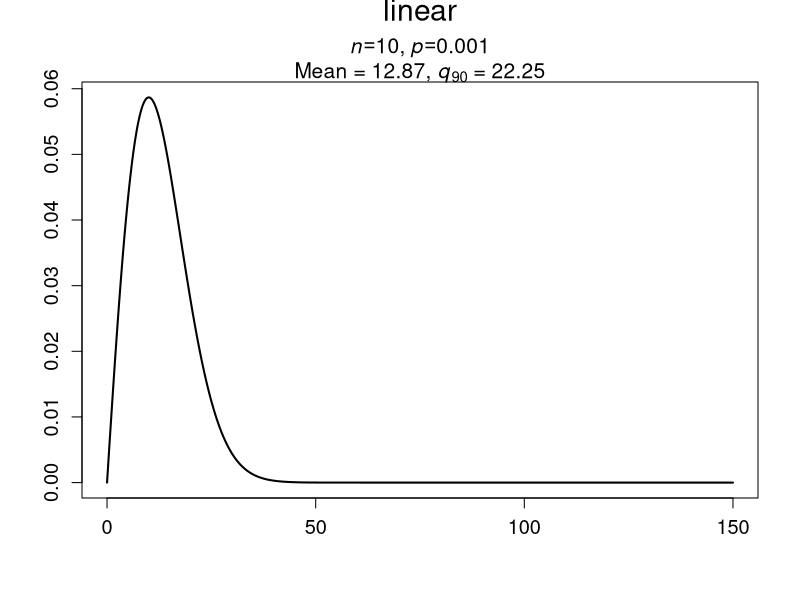
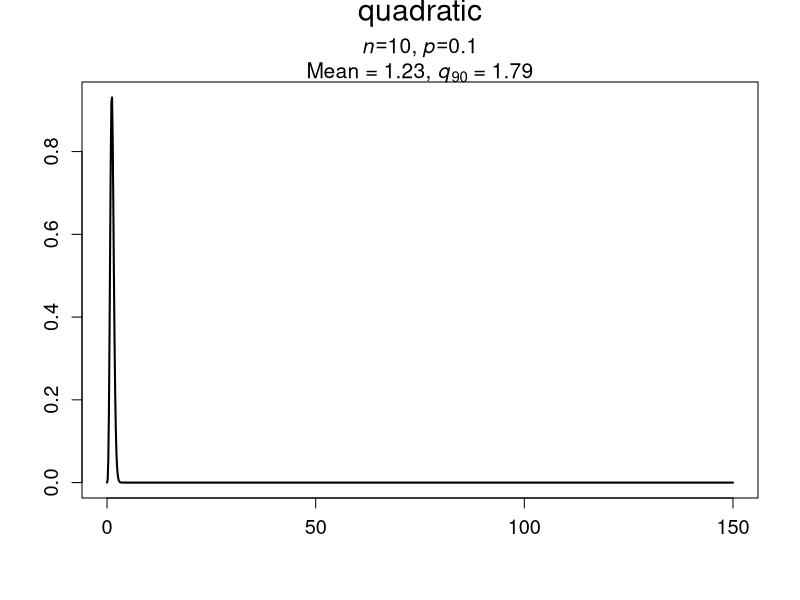
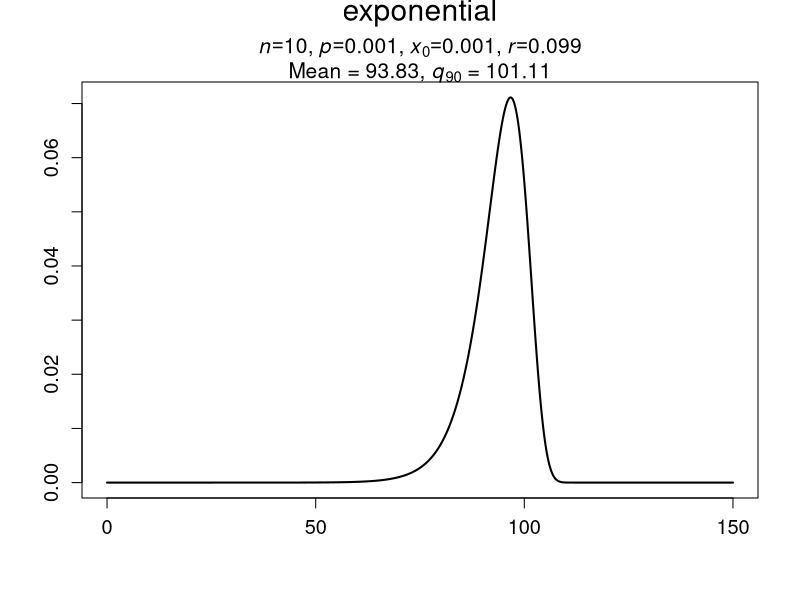
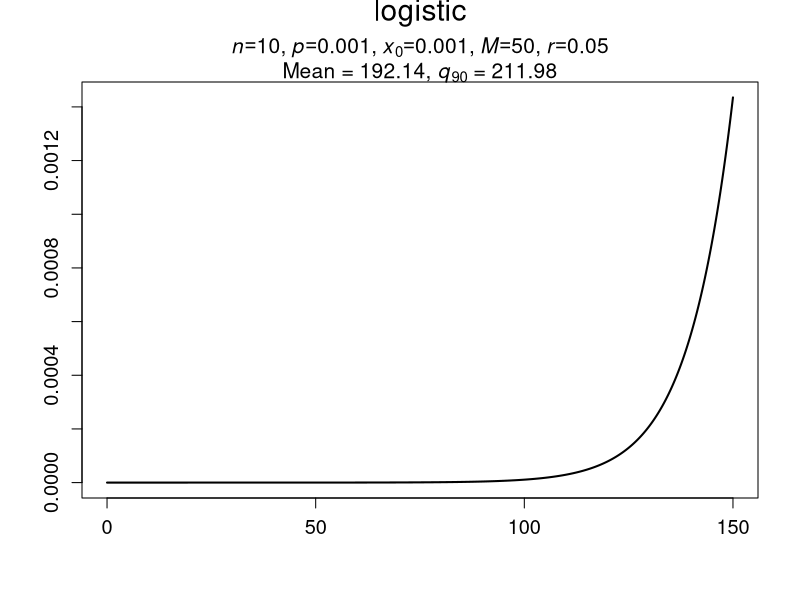

Generate these figures, in order, with R:
#-----------------------------------------------------------
# information about the parameters
# n: density of traps
# p: probability of detection per individual and per trap
# x0: initial population size at the time of incursion
# M: carrying capacity
# r: rate of population growth
#------------------------------------------------------------
select_function <- function(type = c("linear","quadratic", "exponential", "logistic"), 
                            params = list(n = n, p = p, x0 = x0, M = M, r = r)) {

 # Match the selected type to ensure it is one of the allowed values. 
 type <- match.arg(type) 

 # Define the specific function based on the type parameter.
  
  fun <- switch(type,

# Linear function calculation
    linear = function(y) {

  # Check if the required parameters n and p are provided.
      if (is.null(params$n) || is.null(params$p)) 
        stop("n and p parameters are required for custom linear function")

  # Calculate h based on the provided parameters and the input value y.
      h <- 1 - (1 - params$p)^(params$n * y)
      return(h * exp(-h / (params$n * log(1 - params$p)) - y))
    },

  # Quadratic function calculation
    quadratic = function(y) {
      if (is.null(params$n) || is.null(params$p)) 
        stop("n and p parameters are required for custom quadratic function")
      h <- 1 - (1 - params$p)^(params$n * y^2)
      return(h * exp(-h / (params$n * log(1 - params$p)) - y^2) * 2 * y)
    },
 
 # Exponential function calculation   
    exponential = function(y) {
      if (is.null(params$n) || is.null(params$p) || is.null(params$x0) || is.null(params$r)) 
        stop("n, p, x0 and r parameters are required for exponential function")
      exp_term <- params$x0 * exp(params$r * y)
      h <- 1 - (1 - params$p)^(params$n * exp_term)
      return(h * exp(-h / (params$n * log(1 - params$p)) - exp_term) * params$r * exp_term)
    },

 # Logistic function calculation
    logistic = function(y) {
      if (is.null(params$n) || is.null(params$p) || is.null(params$x0) || is.null(params$M) || is.null(params$r)) 
        stop("n, p, x0, r and M parameters are required for logistic function")
      logistic_term <- params$M / (1 + ((params$M - params$x0)/params$x0) * exp(- params$r * y))
      h <- 1 - (1 - params$p)^(params$n * logistic_term)
      return(h * exp(-h / (params$n * log(1 - params$p)) - logistic_term) * params$r * logistic_term * (1 - logistic_term/params$M))
    }
  )
  
  # Calculate the integral of the function using numerical integration.
  integral <- tryCatch({
    integrate(fun, lower = 0, upper = 1000)$value
  }, error = function(e) {
    warning("Error in integration: ", e$message)
    return(NA)
  })
  
   # Check if the calculated integral is close to 1 (indicating a valid probability distribution).
  is_valid <- abs(integral - 1) < 1e-4
  
  # Calculate mean and q90 if the function is valid
  mean_val <- NA
  q90_val <- NA
  if (is_valid) {
    # Calculate mean
    mean_fun <- function(y) y * fun(y)
    mean_val <- tryCatch({
      integrate(mean_fun, lower = 0, upper = 1000)$value
    }, error = function(e) {
      warning("Error in mean calculation: ", e$message)
      return(NA)
    })
    
    # Calculate q90
    cdf_fun <- function(y) {
      tryCatch({
        integrate(fun, lower = 0, upper = y)$value
      }, error = function(e) {
        warning("Error in CDF calculation: ", e$message)
        return(NA)
      })
    }
    q90_val <- uniroot(function(y) cdf_fun(y) - 0.9, c(0, 1000))$root
  }
  
  # If valid, create a density plot
  plot <- NULL
  if (is_valid) {
    x <- seq(0, 150, length.out = 1000)
    y <- sapply(x, fun)
    df <- data.frame(x = x, y = y)
    # Conditionally format the parameters based on the function type
    param_text <- switch(type,
      linear = bquote(italic(n) == .(params$n) * "," ~ italic(p) == .(params$p)),
      quadratic = bquote(italic(n) == .(params$n) * "," ~ italic(p) == .(params$p)),      
      exponential = bquote(italic(n) == .(params$n) * "," ~ italic(p) == .(params$p) * "," ~ italic(x)[0] == .(params$x0) * "," ~ italic(r) == .(params$r)),
      logistic = bquote(italic(n) == .(params$n) * "," ~ italic(p) == .(params$p) * "," ~ italic(x)[0] == .(params$x0) * "," ~ italic(M) == .(params$M) * "," ~ italic(r) == .(params$r))  
  )
    
    # Title text with the parameter and q90 formatting
    title_text <- bquote(atop(
      .(type),
      atop(
        .(param_text),
        paste("Mean = ", .(sprintf("%.2f", mean_val)), ", ", italic(q)[90], " = ", .(sprintf("%.2f", q90_val)))
      )
    ))
    plot <- plot(df, ylab = "", xlab ="", type = "l", lwd = 2, main = title_text,cex.main=1.8,cex.axis=1.2,cex.lab=1.5)
  }
  
  # return the results
  return(list(
    fun = fun,
    integral = integral,
    is_valid = is_valid,
    plot = plot,
    mean = mean_val,
    q90 = q90_val
  ))
}

# Helper function to display results
plot_function <- function(type, params) {
  result <- select_function(type, params)
  if (result$is_valid) {
    print(result$plot)
    cat("Integral:", result$integral, "\n")
    cat("Is valid:", result$is_valid, "\n")
    cat("Mean:", result$mean, "\n")
    cat("90th percentile:", result$q90, "\n")
  } else {
    cat("The function is not valid. Integral:", result$integral, "\n")
  }
}

# usage examples
plot_function("linear", list(n = 10, p = 0.001))
plot_function("quadratic", list(n = 10, p = 0.1))
plot_function("exponential", list(n = 10, p = 0.001, x0 = 0.001, r = 0.099))
plot_function("logistic", list(n = 10, p = 0.001, x0 = 0.001, M = 50, r =0.05))




